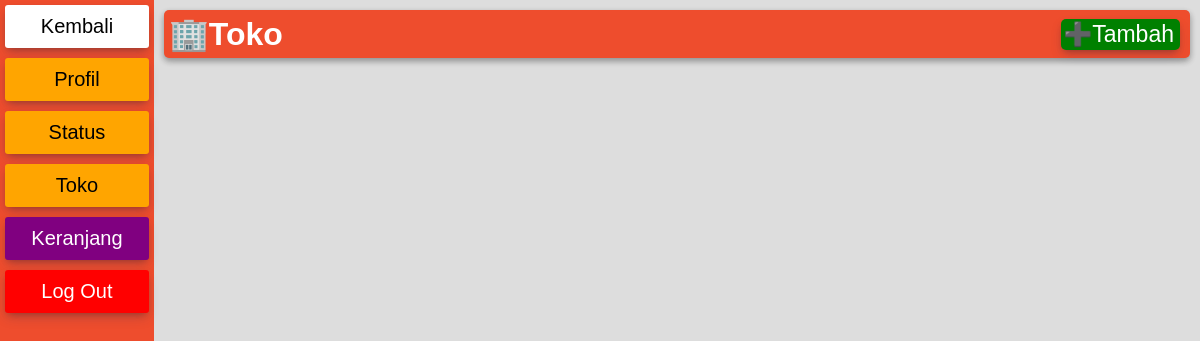
Page /toko.php (signed in) on the earlier database version.
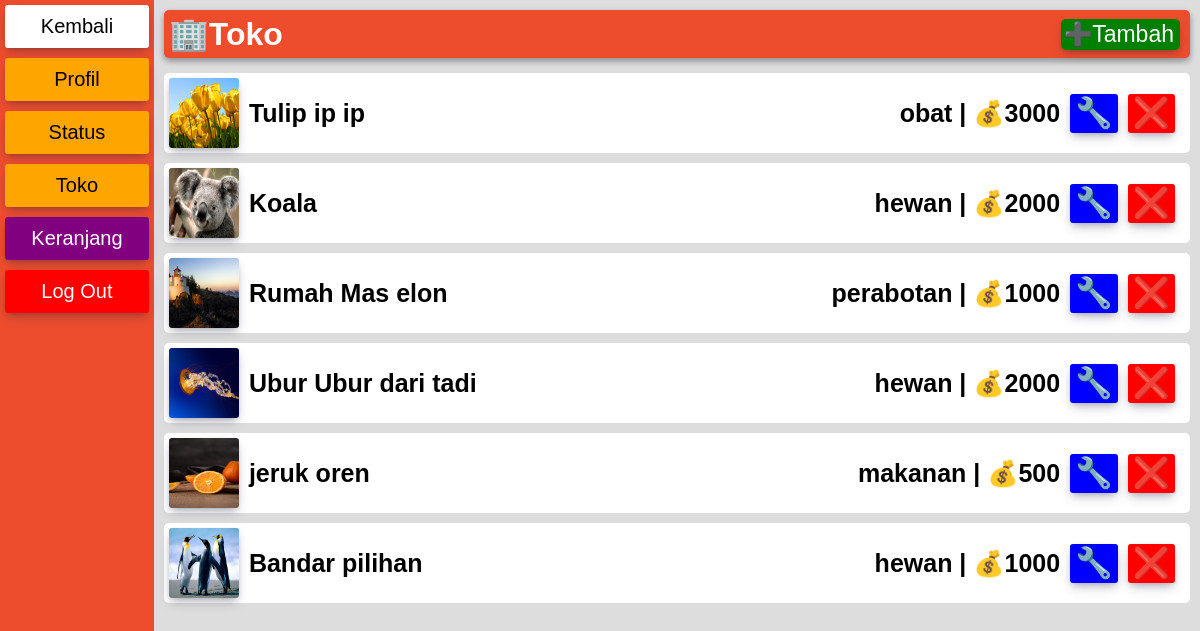
Same page on the later database version.
### tables this page shows
CREATE TABLE `produk` (
  `id` int(11) NOT NULL,
  `produk` varchar(50) DEFAULT NULL,
  `keterangan` varchar(200) DEFAULT NULL,
  `harga` int(11) DEFAULT NULL,
  `img` varchar(50) DEFAULT NULL,
  `kategori` varchar(50) DEFAULT NULL,
  `pemilik` varchar(50) NOT NULL
);

### fungsi.php (called while the page is built, shortened)
<?php
$conn = mysqli_connect('localhost','root','','shop');
function ambil($query){
    global $conn;
    $result = mysqli_query($conn,$query);
    $rows = [];
    while($row = mysqli_fetch_assoc($result) ){
        $rows[] = $row;
    }
    return $rows;
}
?>

### toko.php (the view, shortened to what this page needs)
<?php
require 'fungsi.php';
 $id_user = $_SESSION["user"];
$produknya = ambil("SELECT * FROM produk WHERE pemilik = '$id_user' ");
?>
<!DOCTYPE html>
<html lang="en">
<head>
    <link rel="stylesheet" href="css/profil.css">
</head>
<body>
<div class="container">
    <div class="navbar">
        <ul>
            <li class="kembali"><a href="index.php">Kembali</a></li>
            <li><a href="profil.php?user=<?= $id_user ?>">Profil</a></li>
            <li><a>Status</a></li>
            <li><a href="toko.php">Toko</a></li>
            <li class="keranjang"><a href="keranjang.php">Keranjang</a></li>
            <li class="logout"><a href="logout.php">Log Out</a></li>
            <li class="none"></li>
        </ul>
    </div>
    <div class="isi">
        <div class="toko">
             <div class="navbarToko">
                 <h1>🏢Toko</h1>
                 <a class="tambahToko" href="tambah.php">➕Tambah</a>
             </div>
             <ul>
                 <?php foreach($produknya as $produk) : ?>
                 <li>
                 <a href="produk.php?id=<?= $produk["id"] ?>">
                    <div class="barangToko">
                        <div class="kiriToko">
                        <img class="gambarToko" src="img/<?= $produk["img"] ?>" alt="gambar">
                        <h1><?= $produk["produk"] ?></h1>
                        </div>
                        <div class="kananToko">
                            <h1 class="HargaToko"> <?= $produk["kategori"] ?> | 💰<?= $produk["harga"] ?></h1>
                            <a class="editToko" href="ganti.php?id=<?= $produk["id"] ?>">🔧</a>
                            <a class="hapusToko" href="delete.php?id=<?= $produk["id"] ?>" onclick="return confirm('Yakin')">❌</a>
                        </div>
                    </div>
                 </a>
                </li>
                <?php endforeach ; ?>
             </ul>
        </div>
    </div>
</div>
</body>
</html>

### css/profil.css (style rules this page uses)
* { margin: 0; padding: 0; }
body { font-family: sans-serif; background-color: #ddd; }
li { list-style: none; }
a { text-decoration: none; color: black; }
img { width: 200px; height: 200px; border-radius: 3px; box-shadow: rgba(0, 0, 0, 0.19) 0px 10px 20px, rgba(0, 0, 0, 0.23) 0px 6px 6px; }
.container { width: 100%; display: flex; }
.navbar { width: 15%; bottom: 0; background-color:#ee4d2d ; }
.navbar ul li { margin: 5px; margin-bottom: 10px; padding: 10px 0px; font-size: 20px; text-align: center; background-color: orange; border-radius: 3px; box-shadow: rgba(50, 50, 93, 0.25) 0px 6px 12px -2px, rgba(0, 0, 0, 0.3) 0px 3px 7px -3px; }
.navbar ul li.none { background: none; box-shadow: none; background-color: none; height: 500px; }
.navbar ul li.kembali { margin: 5px; margin-bottom: 10px; padding: 10px 0px; font-size: 20px; text-align: center; background-color: white; border-radius: 3px; box-shadow: rgba(50, 50, 93, 0.25) 0px 6px 12px -2px, rgba(0, 0, 0, 0.3) 0px 3px 7px -3px; }
.navbar ul li.keranjang { margin: 5px; margin-bottom: 10px; padding: 10px 0px; font-size: 20px; text-align: center; background-color: purple; border-radius: 3px; box-shadow: rgba(50, 50, 93, 0.25) 0px 6px 12px -2px, rgba(0, 0, 0, 0.3) 0px 3px 7px -3px; }
li.keranjang a, li.logout a { color: white; }
.navbar ul li.logout { margin: 5px; margin-bottom: 10px; padding: 10px 0px; font-size: 20px; text-align: center; background-color: red; border-radius: 3px; box-shadow: rgba(50, 50, 93, 0.25) 0px 6px 12px -2px, rgba(0, 0, 0, 0.3) 0px 3px 7px -3px; }
.isi { width: 100%; bottom: 0; padding: 10px; padding-bottom: 0px; }
.toko .navbarToko { display: flex; align-items: center; justify-content: space-between; color: white; background-color: #ee4d2d; border-radius: 5px; box-shadow: rgba(0, 0, 0, 0.16) 0px 3px 6px, rgba(0, 0, 0, 0.23) 0px 3px 6px; padding: 5px; }
.toko .tambahToko { margin-right: 5px; padding: 2px 6px 2px 2px ; background-color: green; border-radius: 5px; box-shadow: rgba(50, 50, 93, 0.25) 0px 6px 12px -2px, rgba(0, 0, 0, 0.3) 0px 3px 7px -3px; color: white; font-size: 23px; }
.toko ul { margin-top: 15px; }
.barangToko { display: flex; align-items: center; justify-content: space-between; margin-top: 10px; background-color: white; box-sizing: border-box; border-radius: 5px; padding: 5px; }
.barangToko .kiriToko { display: flex; align-items: center; }
.barangToko .kiriToko img.gambarToko { width: 70px; height: 70px; margin-right: 10px; box-shadow: rgba(50, 50, 93, 0.25) 0px 6px 12px -2px, rgba(0, 0, 0, 0.3) 0px 3px 7px -3px; }
.barangToko .kiriToko h1 { font-size: 25px; font-weight: bold; }
.barangToko .kananToko { display: flex; align-items: center; margin-right: 10px; }
.barangToko .kananToko a { font-size: 30px; }
.barangToko .kananToko h1 { margin-right: 10px; font-size: 25px; }
.barangToko .kananToko a.editToko { margin-right: 10px; background-color: blue; box-shadow: rgba(50, 50, 93, 0.25) 0px 6px 12px -2px, rgba(0, 0, 0, 0.3) 0px 3px 7px -3px; border-radius: 3px; padding: 1px 5px 3px 5px; }
.barangToko .kananToko a.hapusToko { background-color: red; box-shadow: rgba(50, 50, 93, 0.25) 0px 6px 12px -2px, rgba(0, 0, 0, 0.3) 0px 3px 7px -3px; border-radius: 3px; padding: 1px 5px 3px 5px; }

Differences in the rows shown:
added produk: img (picture), produk "Tulip ip ip", kategori "obat", harga "3000"
added produk: img (picture), produk "Koala", kategori "hewan", harga "2000"
added produk: img (picture), produk "Rumah Mas elon", kategori "perabotan", harga "1000"
added produk: img (picture), produk "Ubur Ubur dari tadi", kategori "hewan", harga "2000"
added produk: img (picture), produk "jeruk oren", kategori "makanan", harga "500"
added produk: img (picture), produk "Bandar pilihan", kategori "hewan", harga "1000"
